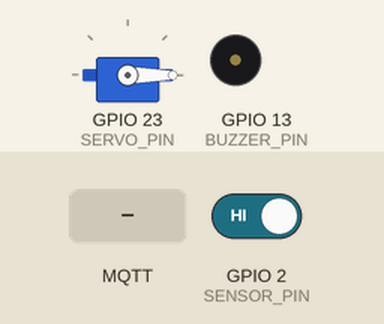
Bench run of a sketch on a simulated ESP32. On the bench: servo, buzzer (waves = sounding). The inputs (shaded band) are chosen by the test bench; at power-on: GPIO 2 (SENSOR_PIN) HIGH. WiFi joins after 1.5 s; servers stay silent unless stated; no MQTT or app messages arrive unless stated; what the sketch prints to the serial monitor is not drawn.

Above: at 3.7 s.
3.8 s: GPIO 2 (SENSOR_PIN) driven LOW
5.7 s: MQTT message "1" arrives on the first subscribed topic
At 5.92 s:
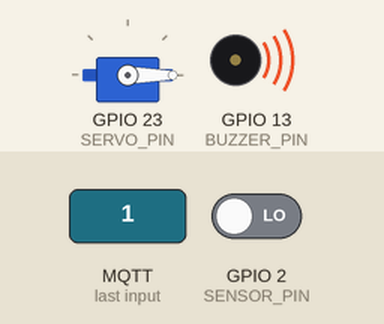
At 7.4 s:
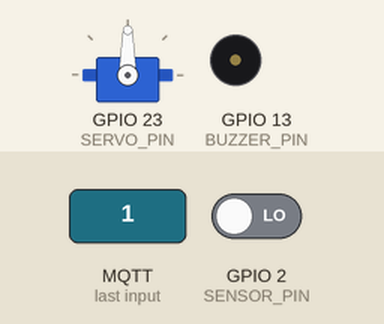
Timing chart, 0 to 10.4 s (numbered marks = the images above; inputs shaded):
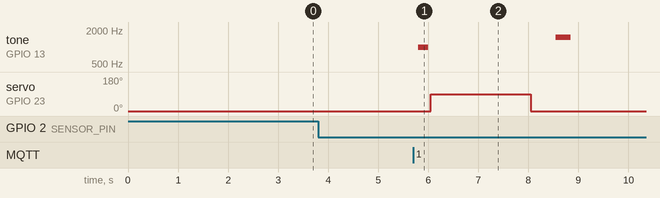

The sketch:

ESP.ino
```cpp
#include <Arduino.h>
#include <ESP32Servo.h>
#include <WiFi.h>
#include <PubSubClient.h>

// Hardware pins
#define SERVO_PIN 23      // Servo MG996R
#define SENSOR_PIN 2      // Sensor di D2
#define BUZZER_PIN 13     // Buzzer di D13

// WiFi credentials
const char* WIFI_SSID = "YOUR_WIFI_SSID";
const char* WIFI_PASSWORD = "YOUR_WIFI_PASSWORD";

// MQTT settings
const char* MQTT_BROKER = "103.144.209.103";
const int MQTT_PORT = 1883;
const char* MQTT_USERNAME = "replas_device";
const char* MQTT_PASSWORD = "replas_secure_2024";

// Machine configuration
const char* MACHINE_CODE = "banksampah01";

// MQTT topics
String TOPIC_START = "machines/" + String(MACHINE_CODE) + "/start";
String TOPIC_END = "machines/" + String(MACHINE_CODE) + "/end";
String TOPIC_BOTTLE_DETECTED = "machines/" + String(MACHINE_CODE) + "/bottle_detected";
String TOPIC_TIMEOUT = "machines/" + String(MACHINE_CODE) + "/timeout";
String TOPIC_STATUS_ONLINE = "machines/" + String(MACHINE_CODE) + "/status/online";

WiFiClient espClient;
PubSubClient mqttClient(espClient);
Servo myServo;

bool isMoving = false;          // Flag: motor sedang bergerak
bool sensorTriggered = false;   // Flag: sensor sudah trigger
bool sessionActive = false;     // Flag: sesi aktif dari server
int triggerCount = 0;
unsigned long lastActivityTime = 0; // Timestamp aktivitas terakhir
const unsigned long INACTIVITY_TIMEOUT = 10000; // 10 detik timeout

// WiFi connection function
void connectWiFi() {
  Serial.println("Connecting to WiFi...");
  WiFi.begin(WIFI_SSID, WIFI_PASSWORD);

  int attempts = 0;
  while (WiFi.status() != WL_CONNECTED && attempts < 20) {
    delay(500);
    Serial.print(".");
    attempts++;
  }

  if (WiFi.status() == WL_CONNECTED) {
    Serial.println("\nWiFi connected!");
    Serial.print("IP Address: ");
    Serial.println(WiFi.localIP());
  } else {
    Serial.println("\nWiFi connection failed!");
  }
}

// MQTT connection function
void connectMQTT() {
  mqttClient.setServer(MQTT_BROKER, MQTT_PORT);
  mqttClient.setCallback(mqttCallback);

  Serial.println("Connecting to MQTT...");
  // Set Last Will and Testament (LWT) - will publish "offline" to status topic if connection lost
  if (mqttClient.connect(MACHINE_CODE, MQTT_USERNAME, MQTT_PASSWORD,
                        TOPIC_STATUS_ONLINE.c_str(), 1, true, "offline")) {
    Serial.println("MQTT connected!");

    // Subscribe to command topics
    mqttClient.subscribe(TOPIC_START.c_str());
    mqttClient.subscribe(TOPIC_END.c_str());

    Serial.println("Subscribed to topics:");
    Serial.println(TOPIC_START);
    Serial.println(TOPIC_END);

    // Publish online status (this will override any LWT "offline" message)
    mqttClient.publish(TOPIC_STATUS_ONLINE.c_str(), "online", true);
    Serial.println("Published online status");
  } else {
    Serial.print("MQTT connection failed, rc=");
    Serial.println(mqttClient.state());
  }
}

// MQTT message callback
void mqttCallback(char* topic, byte* payload, unsigned int length) {
  String message;
  for (int i = 0; i < length; i++) {
    message += (char)payload[i];
  }

  Serial.print("MQTT Message arrived [");
  Serial.print(topic);
  Serial.print("]: ");
  Serial.println(message);

  if (String(topic) == TOPIC_START) {
    // Start session command from server
    sessionActive = true;
    lastActivityTime = millis();
    triggerCount = 0;
    Serial.println("Session started by server command");
  } else if (String(topic) == TOPIC_END) {
    // End session command from server
    sessionActive = false;
    isMoving = false;
    sensorTriggered = false;
    Serial.println("Session ended by server command");
  }
}

void setup() {
  Serial.begin(115200);

  pinMode(SENSOR_PIN, INPUT_PULLUP);
  pinMode(BUZZER_PIN, OUTPUT);

  myServo.attach(SERVO_PIN, 500, 2500);
  myServo.write(0); // Posisi awal

  delay(1000);

  Serial.println("=========================================");
  Serial.println("REPLAS BANK SAMPah - ESP32 IoT");
  Serial.println("=========================================");
  Serial.println("Servo: GPIO 23");
  Serial.println("Sensor: GPIO 2");
  Serial.println("Buzzer: GPIO 13");
  Serial.println("=========================================");

  // Connect to WiFi
  connectWiFi();

  // Connect to MQTT
  connectMQTT();

  Serial.println("Siap menerima perintah dari server...\n");
}

void loop() {
  // Maintain MQTT connection
  if (!mqttClient.connected()) {
    connectMQTT();
  }
  mqttClient.loop();

  // Maintain WiFi connection
  if (WiFi.status() != WL_CONNECTED) {
    connectWiFi();
    connectMQTT();
  }

  // Check for inactivity timeout
  if (sessionActive && (millis() - lastActivityTime > INACTIVITY_TIMEOUT)) {
    Serial.println("Inactivity timeout detected - ending session");
    sessionActive = false;
    mqttClient.publish(TOPIC_TIMEOUT.c_str(), "timeout");
    lastActivityTime = millis(); // Reset to prevent repeated timeouts
  }

  int sensorValue = digitalRead(SENSOR_PIN);

  // Only process sensor if session is active
  if (sessionActive) {
    // Deteksi trigger sensor (hanya sekali per siklus)
    if (sensorValue == LOW && !isMoving && !sensorTriggered) {
      sensorTriggered = true;
      isMoving = true;
      triggerCount++;
      lastActivityTime = millis(); // Update activity time

      Serial.println("\n=== BOTOL TERDETEKSI ===");
      Serial.print("Botol ke-");
      Serial.println(triggerCount);

      // Publish bottle detection to MQTT
      String payload = "{\"timestamp\":\"" + String(millis()) + "\",\"bottleCount\":" + String(triggerCount) + "}";
      mqttClient.publish(TOPIC_BOTTLE_DETECTED.c_str(), payload.c_str());
      Serial.println("Published bottle detection to MQTT");

      Serial.println("Motor mulai bergerak...\n");

      // BUZZER PERTAMA: Saat deteksi awal
      Serial.println("🔊 Buzzer: BIP! (deteksi)");
      tone(BUZZER_PIN, 1000, 200); // 1000Hz, 200ms
      delay(250); // Tunggu buzzer selesai
    }

    // Eksekusi gerakan motor jika sudah trigger
    if (isMoving) {
      // Ke 90°
      Serial.println("→ Motor ke 90°");
      myServo.write(90);
      delay(2000); // Tunggu servo sampai posisi

      // Kembali ke 0°
      Serial.println("→ Motor kembali ke 0°");
      myServo.write(0);
      delay(500); // Tunggu servo sampai posisi

      Serial.println("✓ Motor kembali ke 0°");

      // BUZZER KEDUA: Saat servo kembali ke 0° (proses selesai)
      Serial.println("🔊 Buzzer: BIP! (selesai)");
      tone(BUZZER_PIN, 1500, 300); // 1500Hz, 300ms (nada lebih tinggi)

      Serial.println("\n=== PROSES BOTOL SELESAI ===");

      isMoving = false;
      sensorTriggered = false;

      // Tunggu sensor tidak mendeteksi (anti-bounce)
      while (digitalRead(SENSOR_PIN) == LOW) {
        delay(50);
      }
    }
  } else {
    // If no active session, reset flags
    if (sensorValue == LOW && !isMoving && !sensorTriggered) {
      Serial.println("Sensor triggered but no active session");
      sensorTriggered = true;
      delay(100); // Debounce
      sensorTriggered = false;
    }
  }

  delay(50);
}
```

Measured:
- after the input at 3.8 s, every drawn part: stays the same
- after the input at 5.7 s, tone on GPIO 13 (BUZZER_PIN): silent → 1000 Hz after 0.10 s, → silent 0.20 s later, → 1500 Hz 2.6 s later, → silent 0.30 s later; servo on GPIO 23 (SERVO_PIN): 0° → 90° after 0.35 s, → 0° 2.0 s later
